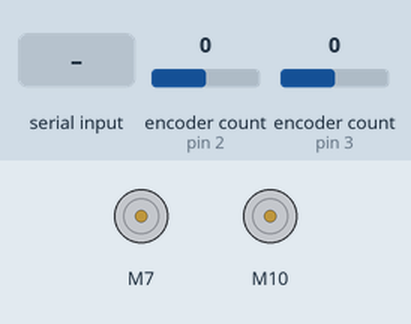
Recording of a sketch running on a simulated Arduino Uno, built with avr-gcc and run on an emulated ATmega328P. On the bench: 2 × DC motor (green arrow = forward, orange = backward, longer = faster). The inputs (shaded band) are chosen by the test bench; at power-on: encoder count (sensors on pin 2, pin 3) 0. What the sketch prints to the serial monitor is not drawn.

Above: at 1.2 s.
1.3 s: "left:150\n" received over Serial
At 3.13 s:
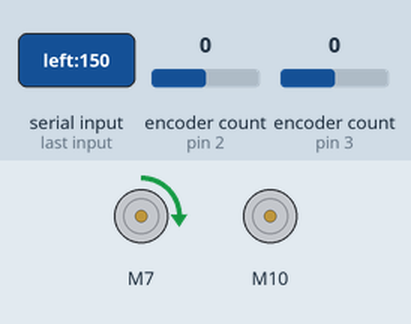
4.3 s: "right:150\n" received over Serial
At 4.51 s:
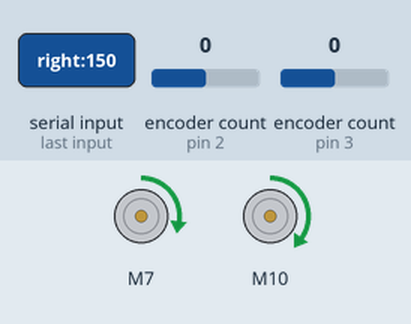
7.3 s: encoder count (sensor on pin 2) set to -1
At 9.8 s:
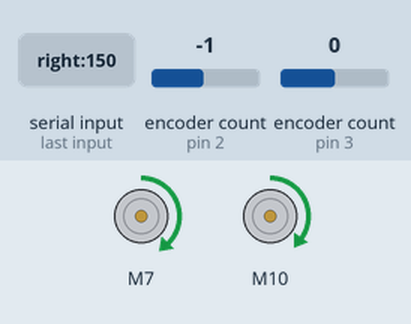
10.3 s: encoder count (sensor on pin 3) set to 1
13.3 s: encoder count (sensor on pin 2) set to -2
At 15.09 s:
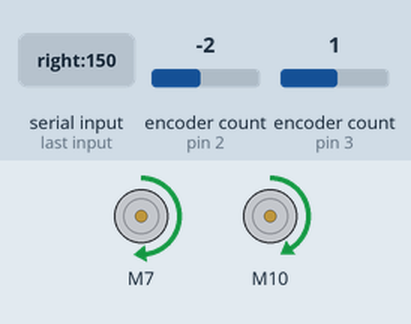
16.3 s: "left:1\n" received over Serial
Timing chart, 0 to 36.7 s (numbered marks = the images above; inputs shaded):
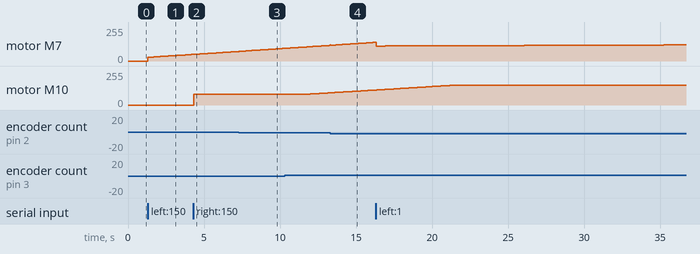

Measured:
- after the input at 1.3 s, motor M7: moves from stopped to forward 50/255 over 3.0 s, starting at once
- after the input at 4.3 s, motor M10: stopped → forward 80/255 at once

The sketch:

motorArduino.ino
```cpp
#include <L298N.h>
#include <Encoder.h>
#include <PID_v1.h>


int leften = 6;
int leftInA = 7;
int leftInB = 8;
int leftEncA = 2;
int leftEncB = 4;

int righten = 9;
int rightInA = 10;
int rightInB = 11;
int rightEncA =3;
int rightEncB = 5;

double leftsetpoint = 0, leftinput, leftoutput;
double rightsetpoint = 0, rightinput, rightoutput;

double aggLKp=4, aggLKi=.2, aggLKd=1;
double aggRKp=4, aggRKi=.2, aggRKd=1;
double consLKp=0.1875, consLKi=0.05, consLKd=0.025;
double consRKp=0.1875, consRKi=0.05, consRKd=0.025;
//double consLKp=0.35, consLKi=0, consLKd=0.08;
//double consRKp=0.35, consRKi=0, consRKd=0.08;


L298N left(leften, leftInA, leftInB);
L298N right(righten, rightInA, rightInB);

Encoder leftEnc(leftEncA, leftEncB);
Encoder rightEnc(rightEncA, rightEncB);

PID leftPID(&leftinput, &leftoutput, &leftsetpoint, aggLKp, aggLKi, aggLKd, DIRECT);
PID rightPID(&rightinput, &rightoutput, &rightsetpoint, aggRKp, aggRKi, aggRKd, DIRECT);


String inputString = "";         // a String to hold incoming data
boolean stringComplete = false;  // whether the string is complete

void setup() {
  // put your setup code here, to run once:

  leftPID.SetOutputLimits(-150,150);
  rightPID.SetOutputLimits(-150,150);
  Serial.begin(115200);
  inputString.reserve(200);
  leftPID.SetMode(AUTOMATIC);
  rightPID.SetMode(AUTOMATIC);
  leftPID.SetSampleTime(20);
  rightPID.SetSampleTime(20);
  rightEnc.write(0);
  leftEnc.write(0);
}
void loop() {

  // print the string when a newline arrives:

  if (stringComplete) {

      //Takes inputString (which is the drivespeed and turnvalue separated by a colon) and splits it into it's values, also the values should be from -255 to 255
      String motor = inputString.substring(0, inputString.indexOf(':'));
      int targetValue = inputString.substring(inputString.indexOf(':') + 1).toInt();
      if (motor.equals("left")){
        leftsetpoint=targetValue;
      }
      if (motor.equals("right")){
        rightsetpoint=targetValue;
      }
//
//      //set the motor speed
//      Serial.print("target value");
//      Serial.println(targetValue);
//      driveLeft(targetValue);
//      driveRight(targetValue);


    // clear the string:
    inputString = "";
    stringComplete = false;

  }


  leftPID.SetTunings(consLKp, consLKi, consLKd);
  rightPID.SetTunings(consRKp, consRKi, consRKd);
  leftinput = leftEnc.read();
  rightinput = rightEnc.read();
  Serial.println(leftsetpoint);
  Serial.print(" ");
  Serial.println(leftinput);
  Serial.print(" ");
  leftPID.Compute();
  rightPID.Compute();
  Serial.println(leftoutput);
  driveLeft(leftoutput);
  driveRight(rightoutput);
}

void driveLeft(int v){
  if (v < 0){
    left.backward();
    left.setSpeed(abs(v));
  } else if (v > 0){
    left.forward();
    left.setSpeed(abs(v));
  } else {
    Serial.println("THERE");
    left.stop();
    leftEnc.write(leftinput);
  }
}

void driveRight(int v){

   if (v < 0){
    right.backward();
    if (v > -80){
      v = -80;
    }
    right.setSpeed(abs(v));
  } else if (v > 0){
    right.forward();
    if (v < 80){
      v = 80;
    }
    right.setSpeed(abs(v));
  } else {
    Serial.println("THERE");
    right.stop();
    rightEnc.write(rightinput);
  }
}
void serialEvent() {
  while (Serial.available()) {
    // get the new byte:
    char inChar = (char)Serial.read();
    // add it to the inputString:
    inputString += inChar;
    // if the incoming character is a newline, set a flag so the main loop can
    // do something about it:
    if (inChar == '\n') {
      stringComplete = true;
    }
    delay(1);
  }
}
```
